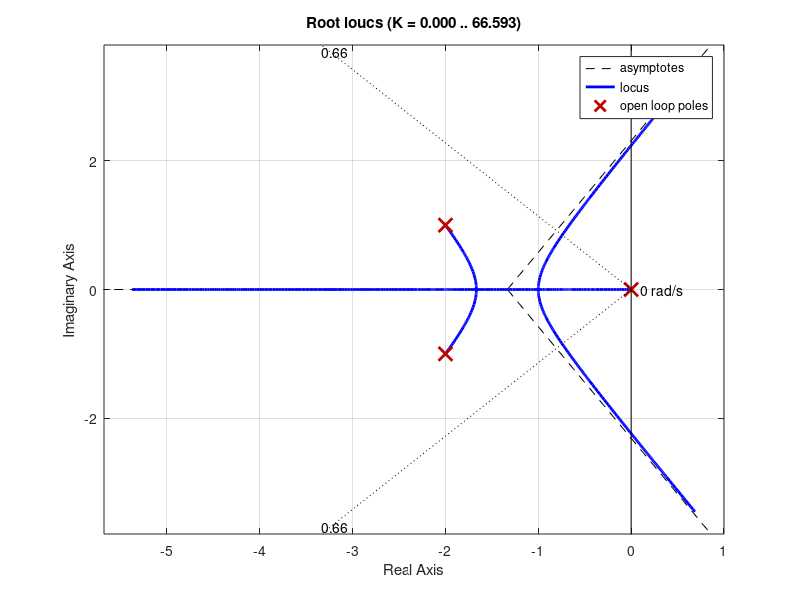

This chart was generated by the following MATLAB code:
% ==========================================================================
clear all; close all; clc;

% Carga de paquete utilizado
pkg load control

% variables
s   = tf('s');

disp('SISTEMA')
disp('=======================================================================')
disp('')

% realimentacion unitaria
H       = 1
G1      = 1/(s*(s^2 + 4*s + 5))
psita   = .66

rlocus(G1*H)
sgrid(psita, 10)

disp('Por Inspeccion Del LR, Puntos De Trabajo (Polos Deseados)')
disp('=======================================================================')
sp1 = -.74 + .84j 
disp('')

disp('Por Condicion De Modulo: | 1/k | == | (G*H)p |')
disp('=======================================================================')
Gp1 = 1/(sp1*(sp1^2 + 4*sp1 + 5))
Hp1 = 1;
k   = 1/(abs(Gp1*Hp1))
disp('')

disp('======================================================================')
disp('SUCCESS')
